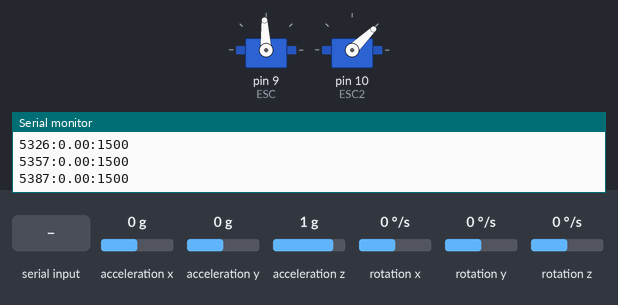
This sketch was run on a simulated Arduino Uno, built with avr-gcc and run on an emulated ATmega328P. Shown: 2 × servo, the last lines printed to the serial monitor. The test bench sets the inputs (shaded band); at power-on: acceleration x 0 g, acceleration y 0 g, acceleration z 1 g, rotation x 0 °/s, rotation y 0 °/s, rotation z 0 °/s.

Above: at 5.4 s.
5.5 s: acceleration x set to -0.8 g
At 6.6 s:
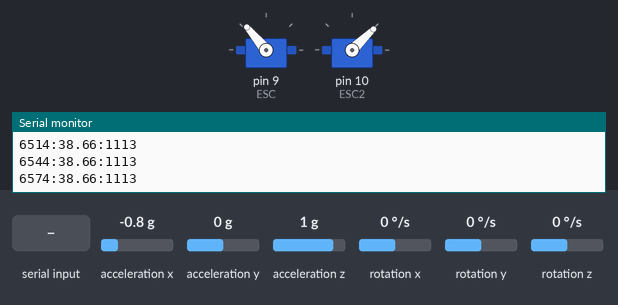
7.0 s: acceleration y set to -1.4 g
At 7.4 s:
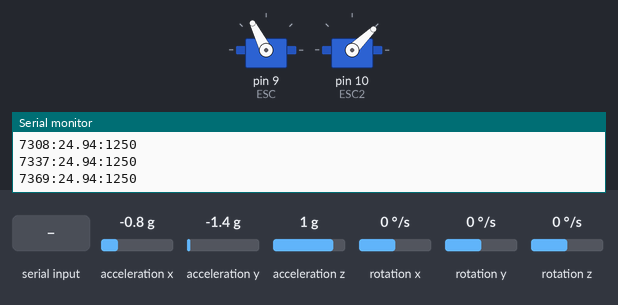
8.5 s: acceleration x set to 0.8 g
At 9.7 s:
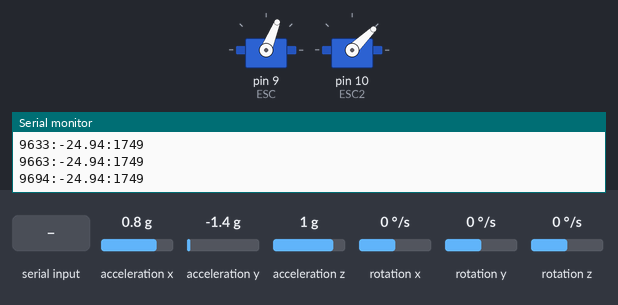
10.0 s: "Kp:90\n" received over Serial
At 11.4 s:
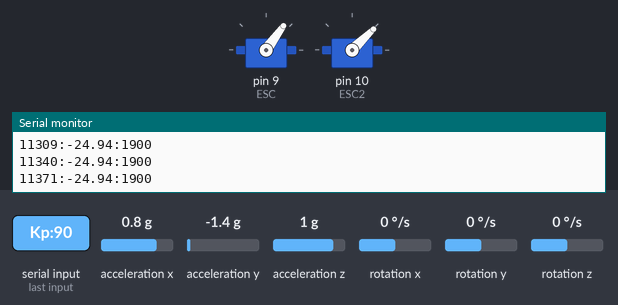
11.7 s: "Kp:\n" received over Serial
At 13.3 s:
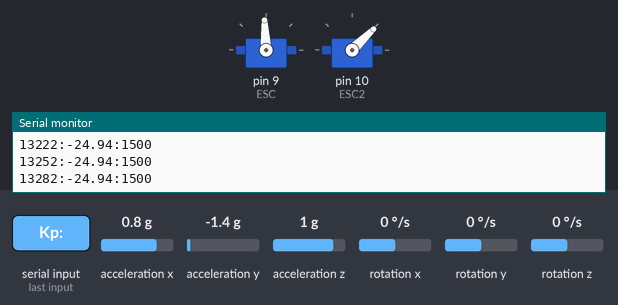
13.7 s: "Kpd:,45\n" received over Serial
At 15.0 s:
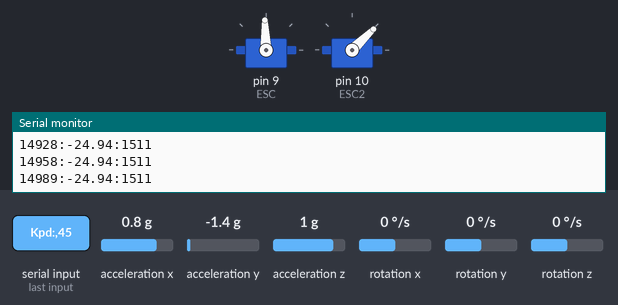
Timing chart, 0 to 16.7 s (numbered marks = the images above; inputs shaded):
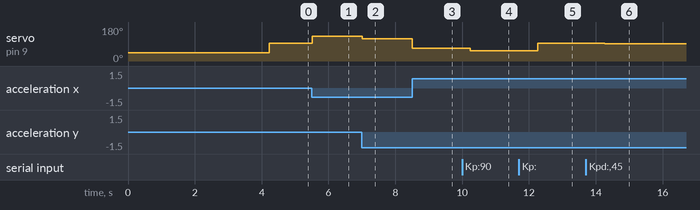

The sketch:

Arduino.ino
```cpp
/*
================================================================================
                         ARDUINO SELF-BALANCING by KHALED HAMIDI
================================================================================

 PROJECT OVERVIEW:
   Advanced PID-controlled self-balancing system using MPU6050 IMU sensor
   and dual ESC-driven brushless motors for real-time balance control.

 MAIN FEATURES:
   ✓ Real-time PID control loop (100Hz frequency)
   ✓ Live parameter tuning via serial interface
   ✓ Persistent EEPROM storage for all settings
   ✓ Emergency stop and safety features
   ✓ System diagnostics and telemetry
   ✓ Optimized performance with timed intervals

 HARDWARE CONNECTIONS:
   MPU6050 IMU Sensor:
   ├── VCC    →  5V        (Power supply)
   ├── GND    →  GND       (Ground)
   ├── SDA    →  A4        (I²C Data line)
   └── SCL    →  A5        (I²C Clock line)

   ESC Controllers:
   ├── ESC1   →  Pin 9     (Left motor control)
   └── ESC2   →  Pin 10    (Right motor control)

⚙ SYSTEM PARAMETERS:
   • PID Frequency: 100Hz (10ms intervals)
   • Serial Baud Rate: 115200
   • I²C Clock: 400kHz
   • Motor PWM Range: 1000-2000 μs
   • Base Speed: 1500 μs (neutral position)
   • Max Output Limit: ±400
 SERIAL COMMANDS:
   PID Tuning:
   ├── Kp:<value>      → Set proportional gain (integer part)
   ├── Kpd:<value>     → Set proportional gain (decimal part)
   ├── Ki:<value>      → Set integral gain (integer part)
   ├── Kid:<value>     → Set integral gain (decimal part)
   ├── Kd:<value>      → Set derivative gain (integer part)
   └── Kdd:<value>     → Set derivative gain (decimal part)

   System Control:
   ├── target:<angle>  → Set target angle (-30° to +30°)
   ├── limit:<value>   → Set PID output limit (0-500)
   ├── baseSpeed:<val> → Set neutral motor speed (1000-2000)
   ├── start           → Resume operation
   ├── stop            → Emergency stop motors
   ├── reset           → Recalibrate MPU6050
   ├── save            → Store settings to EEPROM
   ├── status          → Display system information
   └── test            → Run hardware diagnostics

   Monitoring:
   ├── monitor:on      → Enable telemetry output
   └── monitor:off     → Disable telemetry output

 PERFORMANCE OPTIMIZATIONS:
   • Timed serial processing (every 5ms)
   • Reduced telemetry frequency (every 50ms)
   • Fixed PID computation intervals
   • Efficient I²C communication
   • Input validation and error handling

 SAFETY FEATURES:
   • Automatic emergency stop on sensor failure
   • Angle range validation (±60°)
   • Parameter bounds checking
   • Connection status monitoring
   • Graceful error recovery

================================================================================
*/

#include <Arduino.h>
#include <Wire.h>
#include <MPU6050_light.h>
#include <Servo.h>
#include <PID_v1.h>
#include <EEPROM.h>

#define log(msg) Serial.println(String(">> ") + msg)

// ⏱️ TIMING CONTROL SYSTEM
unsigned long lastPIDTime = 0;
unsigned long lastSerialTime = 0;
unsigned long lastTelemetryTime = 0;
const unsigned long PID_INTERVAL = 30;       // 10ms = 100Hz for optimal response | 0ms for max response.
const unsigned long SERIAL_INTERVAL = 1000;     // Check serial every 5ms to reduce load
const unsigned long TELEMETRY_INTERVAL = 1; // Send data every 50ms to prevent flooding
const int MAX_ANGLE = 40  ;// +-60.

/* Hardware objects */
MPU6050 mpu(Wire);
Servo ESC, ESC2;

/* PID variables */
double target = 0, angle, out;
double Kp = 10, Ki = 0, Kd = 0;
PID pid(&angle, &out, &target, Kp, Ki, Kd, DIRECT);

int baseSpeed = 1500;   // Center position (stopped)
int limit_range = 400;  // Full range ±400


/* State variables */
bool ERROR_ONLY = false;
bool emergency = false;
bool mpuConnected = false;
String serialBuffer = "";

/* EEPROM addresses */
constexpr int EE_ADDR_KP = 0;
constexpr int EE_ADDR_KI = EE_ADDR_KP + sizeof(double);
constexpr int EE_ADDR_KD = EE_ADDR_KI + sizeof(double);
constexpr int EE_ADDR_TARGET = EE_ADDR_KD + sizeof(double);
constexpr int EE_ADDR_LIMIT = EE_ADDR_TARGET + sizeof(double);
constexpr int EE_ADDR_BASESPEED = EE_ADDR_LIMIT + sizeof(int);

/* Helper functions */
static inline void setWhole(double& v, long w) {
  v = w + (v - floor(v));
}

//  يستبدل الجزء الكسري لـ v بالأرقام الموجودة في السلسلة s.
//  يتجاهل أي محارف غير رقمية (مثل "s= 0001") ويحافظ على إشارة العدد.
static inline void setDecimal(double& v, const String& s)
{
    // استخراج الأرقام فقط
    String digits;
    for (char c : s) {
        if (isDigit(c)) digits += c;
    }
    if (digits.length() == 0) return;          // لا أرقام

    unsigned long n = digits.toInt();          // القيمة الرقمية
    uint8_t len    = digits.length();          // عدد المنازل

    double frac = static_cast<double>(n) / pow(10.0, len);  // الجزء الكسري الجديد

    // الجزء الصحيح مع مراعاة الإشارة
    double intPart = (v >= 0.0) ? floor(v) : ceil(v);

    // إعادة تركيب العدد
    v = (v >= 0.0) ? intPart + frac
                   : intPart - frac;
}


void setup() {
  Serial.begin(9600);
  log("System initializing...");

  /* Initialize I2C with error checking */
  Wire.begin();
  Wire.setClock(400000);

  /* Initialize MPU with error checking */
  log("Connecting to MPU6050...");
  byte status = mpu.begin();
  if (status != 0) {
    log("ERROR: MPU6050 connection failed! Code: " + String(status));
    emergency = true;
    return;
  }

  log("MPU6050 connected successfully");
  log("Calibrating MPU6050...");
  mpu.calcOffsets();
  mpuConnected = true;

  /* Initialize motors with proper sequence */
  log("Initializing ESCs...");
  ESC.attach(9);
  ESC2.attach(10);

  // ARM sequence
  ESC.writeMicroseconds(1000);
  ESC2.writeMicroseconds(1000);
  delay(3000);

  log("ESC initialization complete");

  /* Load settings from EEPROM */
  loadFromEEPROM();

  /* Initialize PID */
  pid.SetMode(AUTOMATIC);
  pid.SetSampleTime(PID_INTERVAL);
  updatePID();

  log("System ready for operation");
  parseCommand("status");
}

void loop() {
  unsigned long currentTime = millis();

  /* 🔄 Update IMU data continuously for best response */
  if (mpuConnected && !emergency) {
    mpu.update();
    angle = mpu.getAngleY();

    // Safety check for valid angle
    if (isnan(angle) || abs(angle) > MAX_ANGLE) {
      //log("ERROR: Invalid angle detected!");
      //emergencyStop();
      return;
    }
  }

  /* ⚡ PID computation at fixed (1/PID_INTERVAL)Hz intervals */
    if (pid.Compute() && !emergency) {
      // Apply motor commands
      int motor1 = constrain(baseSpeed - out, 1000, 2000);
      int motor2 = constrain(baseSpeed + out, 1000, 2000);

      ESC.writeMicroseconds(motor1);
    //  ESC2.writeMicroseconds(motor2);

      // Send telemetry at lower frequency to reduce overhead
      if (currentTime - lastTelemetryTime >= TELEMETRY_INTERVAL && !ERROR_ONLY) {
        lastTelemetryTime = currentTime;
        Serial.print(currentTime);
        Serial.print(":");
        Serial.print(angle, 2);
        Serial.print(":");
        Serial.println(motor2);
      }
    }

  /* 📡 Handle serial commands at optimized intervals (every 5ms instead of every loop) */
  if (currentTime - lastSerialTime >= SERIAL_INTERVAL) {
    lastSerialTime = currentTime;
    handleSerialCommands();
  }
}

void handleSerialCommands() {
  while (Serial.available()) {
    char c = Serial.read();
    if (c == '\n') {
      parseCommand(serialBuffer);
      serialBuffer = "";
    } else if (c != '\r') {  // Ignore carriage return
      serialBuffer += c;
    }
  }
}

void parseCommand(String cmd) {
  cmd.trim();

  if (cmd.startsWith("stop")) {
    emergencyStop();
    emergency = true;
  } else if (cmd.startsWith("start")) {
    if (mpuConnected) {
      emergency = false;
      log("System resumed");
    } else {
      log("ERROR: Cannot start - MPU6050 not connected");
    }
  } else if (cmd.startsWith("Kp:")) {
    setWhole(Kp, cmd.substring(3).toInt());
    updatePID();
    Serial.println(">> Kp = " + String(Kp, 4));
  } else if (cmd.startsWith("Kpd:")) {
    setDecimal(Kp, cmd.substring(4));
    updatePID();
    Serial.println(">> Kp = " + String(Kp, 4));
  } else if (cmd.startsWith("Ki:")) {
    setWhole(Ki, cmd.substring(3).toInt());
    updatePID();
    Serial.println(">> Ki = " + String(Ki, 4));
  } else if (cmd.startsWith("Kid:")) {
    setDecimal(Ki, cmd.substring(4));
    updatePID();
    Serial.println(">> Ki = " + String(Ki, 4));
  } else if (cmd.startsWith("Kd:")) {
    setWhole(Kd, cmd.substring(3).toInt());
    updatePID();
    Serial.println(">> Kd = " + String(Kd, 4));
  } else if (cmd.startsWith("Kdd:")) {
    setDecimal(Kd, cmd.substring(4));
    updatePID();
    Serial.println(">> Kd = " + String(Kd, 4));
  } else if (cmd.startsWith("limit:")) {
    limit_range = constrain(cmd.substring(6).toInt(), 0, 500);
    updatePID();
    Serial.println(">> limit: " + String(limit_range));
  } else if (cmd.startsWith("baseSpeed:")) {
    baseSpeed = constrain(cmd.substring(10).toInt(), 1000, 2000);
    Serial.println(">> baseSpeed: " + String(baseSpeed));
  } else if (cmd == "monitor:on") {
    ERROR_ONLY = false;
  } else if (cmd == "monitor:off") {
    ERROR_ONLY = true;
  } else if (cmd.startsWith("target:")) {
    target = constrain(cmd.substring(7).toFloat(), -30, 30);
    Serial.println(">> Target = " + String(target, 2));
  } else if (cmd == "reset") {
    if (mpuConnected) {
      mpu.calcOffsets();
      Serial.println(">> MPU recalibrated");
    } else {
      Serial.println(">> ERROR: MPU not connected");
    }
  } else if (cmd == "status") {
    printStatus();
  } else if (cmd == "save") {
    saveToEEPROM();
    Serial.println(">> Settings saved to EEPROM");
  } else if (cmd == "test") {
    systemTest();
  } else {
    Serial.println(">> Unknown command: " + cmd);
  }
}

void updatePID() {
  // Validate parameters
  if (isnan(Kp) || isnan(Ki) || isnan(Kd)) {
    log("ERROR: Invalid PID parameters detected");
    return;
  }

  pid.SetOutputLimits(-limit_range, limit_range);
  pid.SetTunings(Kp, Ki, Kd);
}

void emergencyStop() {
  ESC.writeMicroseconds(1000);
  ESC2.writeMicroseconds(1000);
  emergency = true;
  log("EMERGENCY STOP: Motors OFF");
}

void printStatus() {
  Serial.println("STATUS_START");
  Serial.println("Connected: " + String(mpuConnected ? "YES" : "NO"));
  Serial.println("Emergency: " + String(emergency ? "YES" : "NO"));
  Serial.println("Angle: " + String(angle, 2));
  Serial.println("PID_Output: " + String(out, 2));
  Serial.println("Kp: " + String(Kp, 4));
  Serial.println("Ki: " + String(Ki, 4));
  Serial.println("Kd: " + String(Kd, 4));
  Serial.println("Target: " + String(target, 2));
  Serial.println("Limit: " + String(limit_range));
  Serial.println("BaseSpeed: " + String(baseSpeed));
  Serial.println("STATUS_END");
}

void loadFromEEPROM() {
  // Load with fallback defaults
  EEPROM.get(EE_ADDR_KP, Kp);
  if (isnan(Kp)) Kp = 10;

  EEPROM.get(EE_ADDR_KI, Ki);
  if (isnan(Ki)) Ki = 0;

  EEPROM.get(EE_ADDR_KD, Kd);
  if (isnan(Kd)) Kd = 0;

  EEPROM.get(EE_ADDR_TARGET, target);
  if (isnan(target)) target = 0;

  EEPROM.get(EE_ADDR_LIMIT, limit_range);
  if (limit_range < 0 || limit_range > 500) limit_range = 400;

  EEPROM.get(EE_ADDR_BASESPEED, baseSpeed);
  if (baseSpeed < 1000 || baseSpeed > 2000) baseSpeed = 1500;
}

void saveToEEPROM() {
  EEPROM.put(EE_ADDR_KP, Kp);
  EEPROM.put(EE_ADDR_KI, Ki);
  EEPROM.put(EE_ADDR_KD, Kd);
  EEPROM.put(EE_ADDR_TARGET, target);
  EEPROM.put(EE_ADDR_LIMIT, limit_range);
  EEPROM.put(EE_ADDR_BASESPEED, baseSpeed);
}

void systemTest() {
  log("Running system test...");

  // Test MPU6050
  if (mpuConnected) {
    log("✓ MPU6050: Connected");
    log("  Current angle: " + String(mpu.getAngleY(), 2));
  } else {
    log("✗ MPU6050: FAILED");
  }

  // Test motors
  log("Testing motors (2 seconds)...");
  ESC.writeMicroseconds(1200);
  ESC2.writeMicroseconds(1200);
  delay(1000);
  ESC.writeMicroseconds(1300);
  ESC2.writeMicroseconds(1300);
  delay(1000);
  ESC.writeMicroseconds(1000);
  ESC2.writeMicroseconds(1000);

  log("System test complete");
}
```

Measured:
- after the input at 5.5 s, servo on pin 9 (ESC): 93° → 130° at once
- after the input at 7.0 s, servo on pin 9 (ESC): 130° → 117° at once
- after the input at 8.5 s, servo on pin 9 (ESC): 117° → 68° at once
- after the input at 10.0 s, servo on pin 9 (ESC): 68° → 54° after 0.25 s
- after the input at 11.7 s, servo on pin 9 (ESC): 54° → 93° after 0.56 s
- after the input at 13.7 s, servo on pin 9 (ESC): 93° → 92° after 0.56 s
